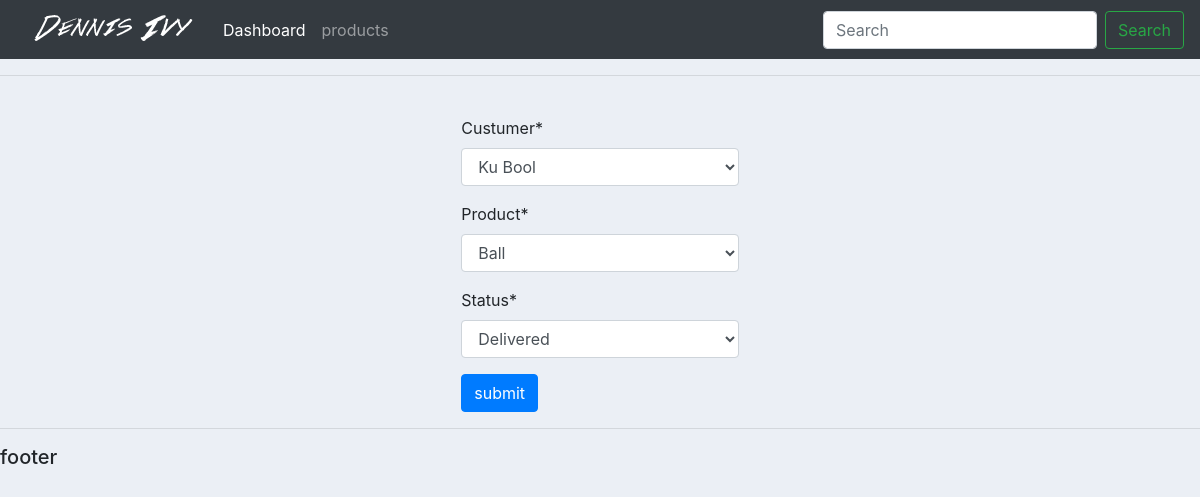
/update_order/4, run on the app's committed database.
### accounts/models.py (models this page shows)
class Order(models.Model):
    STATUS = (
        ('Pending', 'Pending'),
        ('Out for delivery', 'Out for delivery'),
        ('Delivered', 'Delivered'),
    )
    custumer = models.ForeignKey(Customer, null=True , on_delete= models.SET_NULL)
    product = models.ForeignKey(Product, null=True , on_delete= models.SET_NULL)
    date_created = models.DateTimeField(auto_now_add=True, null=True)
    status = models.CharField(max_length=200, null=True, choices= STATUS)

### accounts/views.py (the view)
# urls.py: path('update_order/<str:pk>', views.update_order, name='update_order'),
def update_order(request, pk):
    order = Order.objects.get(id=pk)
    form = OrderForm(instance = order)
    if request.method == 'POST':
        form = OrderForm(request.POST, instance=order)
        if form.is_valid():
            form.save()
            return redirect('/')
    context ={'form': form}
    return render(request, 'accounts/order_form.html', context)

### accounts/forms.py
class OrderForm(ModelForm):
    class Meta:
        model = Order
        fields = '__all__'

### accounts/models.py (called while the page is built)
    def __str__(self):
        return self.name

    def __str__(self):
        return self.name

### accounts/templates/accounts/order_form.html (shortened to what this page needs)
{% extends 'accounts/main.html' %}
{% load crispy_forms_tags %}
{% block content%}
<br>
<div class="row">
    <div class="col-3 mx-auto">
        <form method="POST" action="" novalidate>
                {{form|crispy}}
                <input type="submit" value="submit" class="btn btn-primary" />
            </form>
    </div>
</div>
{% endblock content %}

### static/css/main.css (style rules this page uses)
body { background-color: #ebeff5; }

### data on the page
Order: custumer "Ku Bool", product "Ball", status "Delivered"
